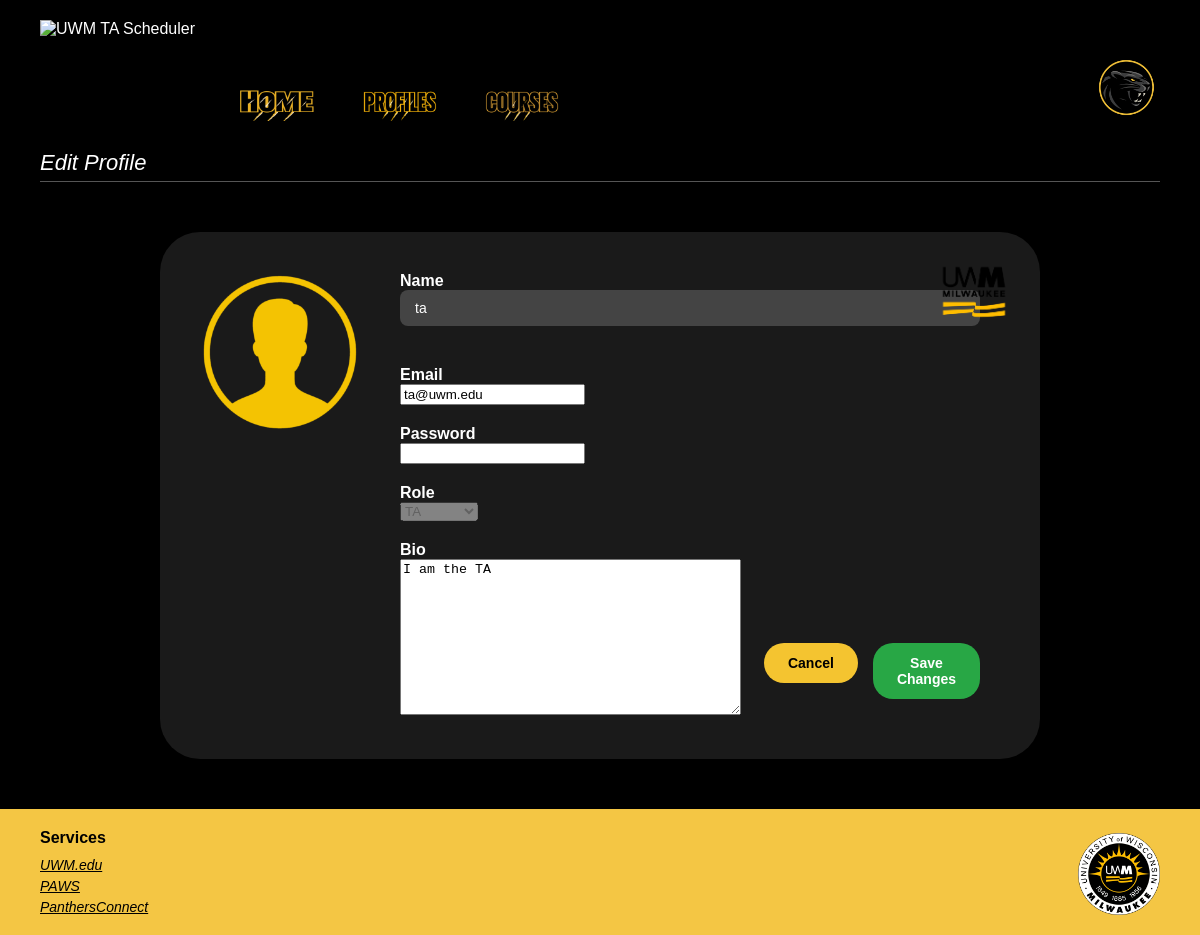
/users/7/edit/ (signed in), run on the app's committed database.
### ta_scheduler/models.py (models this page shows, shortened)
class User(AbstractUser):
    ROLE_CHOICES = [
        ('admin', 'Admin'), ('instructor', 'Instructor'), ('ta', 'TA'),
    ]
    full_name = models.CharField(max_length=100)
    role      = models.CharField(max_length=20, choices=ROLE_CHOICES)

class PublicProfile(models.Model):
    user = models.ForeignKey('User', on_delete=models.CASCADE, unique=True, related_name='public_profile')
    email = models.EmailField(blank=True)
    office_location = models.CharField(max_length=100, blank=True)
    office_hours = models.CharField(max_length=100, blank=True)
    bio = models.TextField(blank=True)

### ta_scheduler/views.py (the view, shortened to what this page needs)
# urls.py: path('users/<int:pk>/edit/', UserUpdateView.as_view(), name='user-edit'),
class UserUpdateView(OwnerOrAdminRequiredMixin, UpdateView):
    model = User
    form_class = UserForm
    template_name = 'user_form.html'
    success_url = reverse_lazy('user-list')
    def get_form_kwargs(self):
        kwargs = super().get_form_kwargs()                  #passes request.user into the form
        kwargs['request_user'] = self.request.user
        return kwargs
    def get_context_data(self, **kwargs):
        context = super().get_context_data(**kwargs)
        user = self.get_object()
        profile = user.public_profile.first()  # <--- get the PublicProfile instance here
        if 'profile_form' not in context:
            context['profile_form'] = PublicProfileForm(instance=profile)
        return context

### ta_app/forms.py (shortened to what this page needs)
class UserForm(forms.ModelForm):
    password = forms.CharField(widget=forms.PasswordInput, required=False)
    class Meta:
        model  = User
        fields = ['full_name', 'email', 'password', 'role']
    def __init__(self, *args, **kwargs):
        self.request_user = kwargs.pop('request_user', None)
        super().__init__(*args, **kwargs)
        if self.request_user and self.request_user.role != 'admin':
            self.fields['role'].disabled = True                        #everyone can view each other's roles, but you can't

class PublicProfileForm(forms.ModelForm):
    class Meta:
        model = PublicProfile
        fields = ['email', 'office_location', 'office_hours', 'bio']

### ta_scheduler/views.py (called while the page is built)
    def test_func(self):
        obj = self.get_object()
        return self.request.user == obj or self.request.user.role == 'admin'            #logged in user and admin only restriction

### templates/user_form.html (shortened to what this page needs)
{% load static %}
<!DOCTYPE html>
<html lang="en">
<head>
  <link rel="stylesheet" href="{% static 'Style.css' %}">
</head>
<body>
  <main>
    <header>
      <div class="header-left">
        <img src="{% static 'UWM logo.png' %}" alt="UWM TA Scheduler" class="logo-left" />
        <nav class="nav">
          <a href="{% url 'home' %}"><img src="{% static 'Home.png' %}" alt="Home" /></a>
          <a href="{% url 'user-list' %}"><img src="{% static 'Profiles.png' %}" alt="Profiles" /></a>
          <a href="#"><img src="{% static 'Courses.png' %}" alt="Courses" /></a>
        </nav>
      </div>
      <div class="pfp-wrapper">
        <a href="#" class="pfp-link">
          <img src="{% static 'pfp.png' %}" alt="Profile Picture" />
        </a>
      </div>
    </header>
    <div class="welcome">{% if object %}Edit Profile{% else %}Create Profile{% endif %}</div>
    <div class="divider"></div>
    <div class="main-container"
         style="flex-direction: row;
         justify-content: center;
         align-items: center;
         background-color: black;
         ">
      <div style="
        background-color: #1a1a1a;
        border-radius: 40px;
        padding: 40px;
        display: flex;
        flex-direction: row;
        align-items: flex-start;
        justify-content: space-between;
        width: 100%;
        max-width: 800px;
        min-height: 300px;
        position: relative;
      ">
        <img src="{% static 'UWM_wavy.png' %}" alt="UWM Logo"
             style="position: absolute;
             top: 20px;
             right: 20px;
             height: 80px;
            ">
        <img src="{% static 'new_pfp.png' %}" alt="Avatar"
             style="height: 160px;
             margin-right: 40px;
            ">
        <form method="post"
              style="flex-grow: 1;
              display: flex;
              flex-direction: column;
              gap: 20px;
              padding-right: 20px;
            ">
          <label>
            <strong>Name</strong><br>
            {{ form.full_name }}
          </label>
          <label>
            <strong>Email</strong><br>
            {{ form.email }}
          </label>
          <label>
            <strong>Password</strong><br>
            {{ form.password }}
          </label>
          <label>
            <strong>Role</strong><br>
            {{ form.role }}
          </label>
            <label>
                <strong>Bio</strong><br>
             {{ profile_form.bio }}
             </label>
            <div style="position: absolute; bottom: 30px; right: 30px; display: flex; gap: 15px;">
          <div style="position: absolute; bottom: 30px; right: 30px; display: flex; gap: 15px;">
            <a href="{% url 'user-list' %}">
              <button type="button"
                      style="background-color: #f4c430;
                      font-weight: bold;
                      padding: 12px 24px;
                      font-size: 14px;
                      border-radius: 20px;
                      border: none;
                      cursor: pointer;
                    ">
                Cancel
              </button>
            </a>
            <button type="submit"
                    style="background-color: #28a745;
                    color: white;
                    font-weight: bold;
                    padding: 12px 24px;
                    font-size: 14px;
                    border-radius: 20px;
                    border: none;
                    cursor: pointer;
                   ">
              {% if object %}Save Changes{% else %}Create{% endif %}
            </button>
          </div>
        </form>
      </div>
    </div>
  </main>
  <footer>
    <div class="footer-links">
      <h4><strong>Services</strong></h4>
      <a href="#">UWM.edu</a>
      <a href="#">PAWS</a>
      <a href="#">PanthersConnect</a>
    </div>
    <img src="{% static 'Seal.png' %}" alt="UWM Seal" class="footer-logo" />
  </footer>
</body>
</html>

### static/Style.css (style rules this page uses)
html, body { height: 100%; margin: 0; background-color: #000; font-family: Arial, sans-serif; color: white; display: flex; flex-direction: column; }
main { flex: 1; display: flex; flex-direction: column; }
header { display: flex; flex-wrap: wrap; justify-content: space-between; align-items: flex-end; padding: 20px 40px 10px; background-color: black; position: relative; gap: 20px; }
.header-left { display: flex; flex-wrap: wrap; align-items: flex-end; gap: 40px; }
.logo-left { height: 105px; }
.nav { display: flex; gap: 40px; padding-bottom: 0; }
.nav a { display: inline-block; position: relative; }
.nav a img { height: 34.5px; transition: transform 0.2s; }
.nav a::after { content: ""; position: absolute; bottom: -4px; left: 0; height: 3px; background-color: #FFD700; width: 0%; transition: width 0.3s; }
.pfp-wrapper { position: relative; display: inline-block; }
.pfp-link img { height: 67.5px; border-radius: 50%; transition: transform 0.2s; }
.welcome { padding: 15px 40px 5px; font-style: italic; font-size: 22px; }
input[type="text"] { outline: none; width: 100%; padding: 10px 15px; margin-bottom: 20px; border: none; border-radius: 8px; background: #444; color: white; font-size: 14px; box-sizing: border-box; }
.divider { height: 1px; background-color: #555; margin: 0 40px 20px; }
.main-container { background-color: #141414; border-radius: 40px; padding: 30px 40px; margin: 0 40px 20px; flex-grow: 1; display: flex; flex-direction: column; justify-content: flex-start; }
footer { background-color: #f4c644; padding: 20px 40px; display: flex; justify-content: space-between; align-items: flex-end; }
.footer-links { display: flex; flex-direction: column; gap: 5px; }
.footer-links h4 { margin: 0 0 5px; color: black; font-size: 16px; }
.footer-links a { font-style: italic; text-decoration: underline; color: #000; font-size: 14px; }
.footer-logo { height: 82.5px; }

### data on the page
User: full_name "ta", email "ta@uwm.edu", role "TA"
PublicProfile: bio "I am the TA"
